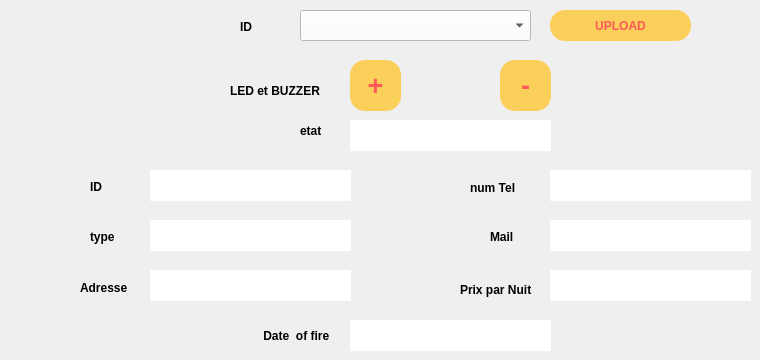
       <widget class="QWidget" name="tab_6">
        <attribute name="title">
         <string>Alarme</string>
        </attribute>
        <widget class="QLabel" name="label_33">
         <property name="geometry">
          <rect>
           <x>300</x>
           <y>120</y>
           <width>41</width>
           <height>21</height>
          </rect>
         </property>
         <property name="font">
          <font>
           <weight>75</weight>
           <bold>true</bold>
          </font>
         </property>
         <property name="text">
          <string>etat</string>
         </property>
        </widget>
        <widget class="QLabel" name="label_34">
         <property name="geometry">
          <rect>
           <x>350</x>
           <y>120</y>
           <width>201</width>
           <height>31</height>
          </rect>
         </property>
         <property name="styleSheet">
          <string notr="true">background-color:#FFFFFF;</string>
         </property>
         <property name="text">
          <string/>
         </property>
        </widget>
        <widget class="QComboBox" name="cb_id_alarme">
         <property name="geometry">
          <rect>
           <x>300</x>
           <y>10</y>
           <width>231</width>
           <height>31</height>
          </rect>
         </property>
         <property name="styleSheet">
          <string notr="true">background-color:#FFFFFF;</string>
         </property>
        </widget>
        <widget class="QLabel" name="label_36">
         <property name="geometry">
          <rect>
           <x>240</x>
           <y>20</y>
           <width>47</width>
           <height>14</height>
          </rect>
         </property>
         <property name="font">
          <font>
           <weight>75</weight>
           <bold>true</bold>
          </font>
         </property>
         <property name="text">
          <string>ID</string>
         </property>
        </widget>
        <widget class="QPushButton" name="upload">
         <property name="geometry">
          <rect>
           <x>550</x>
           <y>10</y>
           <width>141</width>
           <height>31</height>
          </rect>
         </property>
         <property name="styleSheet">
          <string notr="true">QPushButton{
border-radius:15px;
	background:#FACF5A;
	color:#FF5959;
	font-weight : bold;
}
QPushButton:hover
{
		background:#FF5959;
		color:#FACF5A;
		font-weight: bold;
}</string>
         </property>
         <property name="text">
          <string>UPLOAD</string>
         </property>
        </widget>
        <widget class="QPushButton" name="AjoutLed">
         <property name="geometry">
          <rect>
           <x>350</x>
           <y>60</y>
           <width>51</width>
           <height>51</height>
          </rect>
         </property>
         <property name="font">
          <font>
           <pointsize>20</pointsize>
           <weight>75</weight>
           <bold>true</bold>
          </font>
         </property>
         <property name="styleSheet">
          <string notr="true">QPushButton{
border-radius:15px;
	background:#FACF5A;
	color:#FF5959;
	font-weight : bold;
}
QPushButton:hover
{
		background:#FF5959;
		color:#FACF5A;
		font-weight: bold;
}</string>
         </property>
         <property name="text">
          <string>+</string>
         </property>
        </widget>
        <widget class="QPushButton" name="moinLed">
         <property name="geometry">
          <rect>
           <x>500</x>
           <y>60</y>
           <width>51</width>
           <height>51</height>
          </rect>
         </property>
         <property name="font">
          <font>
           <pointsize>20</pointsize>
           <weight>75</weight>
           <bold>true</bold>
          </font>
         </property>
         <property name="styleSheet">
          <string notr="true">QPushButton{
border-radius:15px;
	background:#FACF5A;
	color:#FF5959;
	font-weight : bold;
}
QPushButton:hover
{
		background:#FF5959;
		color:#FACF5A;
		font-weight: bold;
}</string>
         </property>
         <property name="text">
          <string>-</string>
         </property>
        </widget>
        <widget class="QLabel" name="label_37">
         <property name="geometry">
          <rect>
           <x>230</x>
           <y>80</y>
           <width>111</width>
           <height>21</height>
          </rect>
         </property>
         <property name="font">
          <font>
           <weight>75</weight>
           <bold>true</bold>
          </font>
         </property>
         <property name="text">
          <string>LED et BUZZER</string>
         </property>
        </widget>
        <widget class="QLabel" name="alarme1">
         <property name="geometry">
          <rect>
           <x>150</x>
           <y>170</y>
           <width>201</width>
           <height>31</height>
          </rect>
         </property>
         <property name="styleSheet">
          <string notr="true">background-color:#FFFFFF;</string>
         </property>
         <property name="text">
          <string/>
         </property>
        </widget>
        <widget class="QLabel" name="alarme2">
         <property name="geometry">
          <rect>
           <x>150</x>
           <y>220</y>
           <width>201</width>
           <height>31</height>
          </rect>
         </property>
         <property name="styleSheet">
          <string notr="true">background-color:#FFFFFF;</string>
         </property>
         <property name="text">
          <string/>
         </property>
        </widget>
        <widget class="QLabel" name="alarme3">
         <property name="geometry">
          <rect>
           <x>150</x>
           <y>270</y>
           <width>201</width>
           <height>31</height>
          </rect>
         </property>
         <property name="styleSheet">
          <string notr="true">background-color:#FFFFFF;</string>
         </property>
         <property name="text">
          <string/>
         </property>
        </widget>
        <widget class="QLabel" name="alarme4">
         <property name="geometry">
          <rect>
           <x>550</x>
           <y>170</y>
           <width>201</width>
           <height>31</height>
          </rect>
         </property>
         <property name="styleSheet">
          <string notr="true">background-color:#FFFFFF;</string>
         </property>
         <property name="text">
          <string/>
         </property>
        </widget>
        <widget class="QLabel" name="alarme5">
         <property name="geometry">
          <rect>
           <x>550</x>
           <y>220</y>
           <width>201</width>
           <height>31</height>
          </rect>
         </property>
         <property name="styleSheet">
          <string notr="true">background-color:#FFFFFF;</string>
         </property>
         <property name="text">
          <string/>
         </property>
        </widget>
        <widget class="QLabel" name="alarme6">
         <property name="geometry">
          <rect>
           <x>550</x>
           <y>270</y>
           <width>201</width>
           <height>31</height>
          </rect>
         </property>
         <property name="styleSheet">
          <string notr="true">background-color:#FFFFFF;</string>
         </property>
         <property name="text">
          <string/>
         </property>
        </widget>
        <widget class="QLabel" name="label_43">
         <property name="geometry">
          <rect>
           <x>90</x>
           <y>230</y>
           <width>47</width>
           <height>14</height>
          </rect>
         </property>
         <property name="font">
          <font>
           <weight>75</weight>
           <bold>true</bold>
          </font>
         </property>
         <property name="text">
          <string>type</string>
         </property>
        </widget>
        <widget class="QLabel" name="label_44">
         <property name="geometry">
          <rect>
           <x>90</x>
           <y>180</y>
           <width>47</width>
           <height>14</height>
          </rect>
         </property>
         <property name="font">
          <font>
           <weight>75</weight>
           <bold>true</bold>
          </font>
         </property>
         <property name="text">
          <string>ID</string>
         </property>
        </widget>
        <widget class="QLabel" name="label_45">
         <property name="geometry">
          <rect>
           <x>80</x>
           <y>280</y>
           <width>61</width>
           <height>16</height>
          </rect>
         </property>
         <property name="font">
          <font>
           <weight>75</weight>
           <bold>true</bold>
          </font>
         </property>
         <property name="text">
          <string>Adresse</string>
         </property>
        </widget>
        <widget class="QLabel" name="label_46">
         <property name="geometry">
          <rect>
           <x>470</x>
           <y>180</y>
           <width>71</width>
           <height>16</height>
          </rect>
         </property>
         <property name="font">
          <font>
           <weight>75</weight>
           <bold>true</bold>
          </font>
         </property>
         <property name="text">
          <string>num Tel</string>
         </property>
        </widget>
        <widget class="QLabel" name="label_47">
         <property name="geometry">
          <rect>
           <x>490</x>
           <y>230</y>
           <width>47</width>
           <height>14</height>
          </rect>
         </property>
         <property name="font">
          <font>
           <weight>75</weight>
           <bold>true</bold>
          </font>
         </property>
         <property name="text">
          <string>Mail</string>
         </property>
        </widget>
        <widget class="QLabel" name="label_48">
         <property name="geometry">
          <rect>
           <x>460</x>
           <y>280</y>
           <width>81</width>
           <height>20</height>
          </rect>
         </property>
         <property name="font">
          <font>
           <weight>75</weight>
           <bold>true</bold>
          </font>
         </property>
         <property name="text">
          <string>Prix par Nuit</string>
         </property>
        </widget>
        <widget class="QLabel" name="label_35">
         <property name="geometry">
          <rect>
           <x>260</x>
           <y>320</y>
           <width>81</width>
           <height>31</height>
          </rect>
         </property>
         <property name="font">
          <font>
           <weight>75</weight>
           <bold>true</bold>
          </font>
         </property>
         <property name="text">
          <string> Date  of fire</string>
         </property>
        </widget>
        <widget class="QLabel" name="alarme7">
         <property name="geometry">
          <rect>
           <x>350</x>
           <y>320</y>
           <width>201</width>
           <height>31</height>
          </rect>
         </property>
         <property name="styleSheet">
          <string notr="true">background-color:#FFFFFF;</string>
         </property>
         <property name="text">
          <string/>
         </property>
        </widget>
       </widget>
